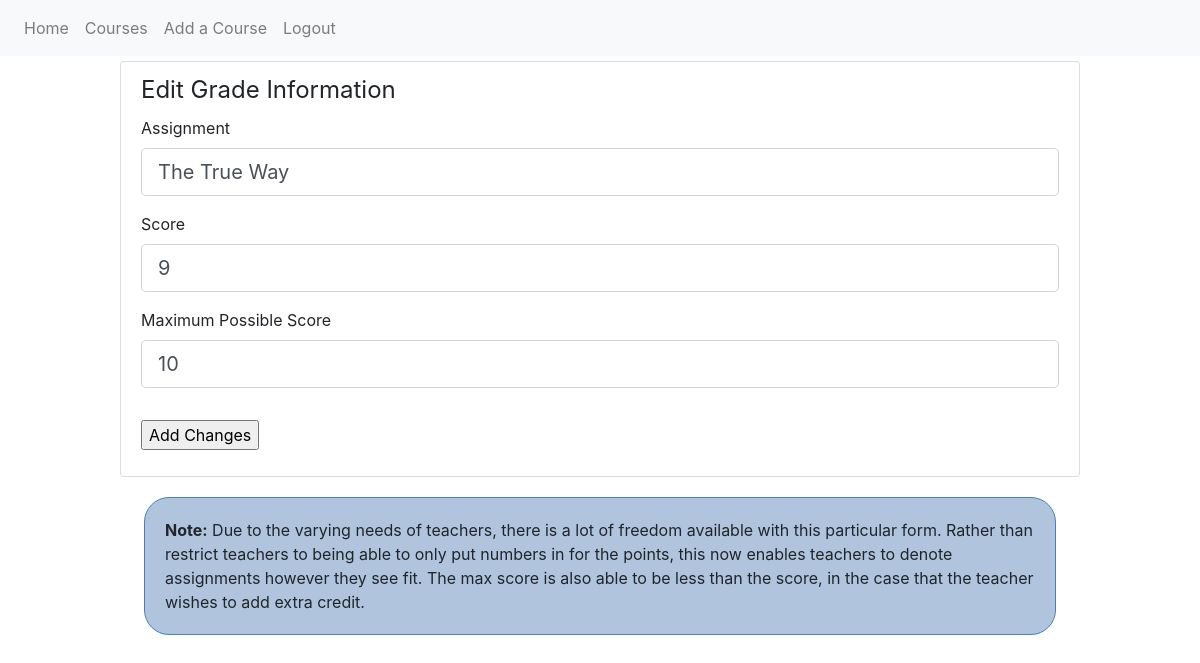
The app's page /course/4/student/10/grade/18/update (signed in) with its own data.
### guide_and_teach/models.py (models this page shows, shortened)
class Grade(db.Model):
    id = db.Column(db.Integer, primary_key=True)
    user_id = db.Column(db.Integer, db.ForeignKey('user.id'))
    student_id = db.Column(db.Integer, db.ForeignKey('student.id'))
    score = db.Column(db.String(15), nullable=False)
    max_score = db.Column(db.String(15), nullable=False)
    assignment = db.Column(db.String(50), nullable=False)

### guide_and_teach/routes.py (the view)
@app.route('/course/<int:course_id>/student/<int:student_id>/grade/<int:grade_id>/update', methods=['GET', 'POST'])
@login_required
def update_grade(student_id, course_id, grade_id):
    grade = Grade.query.get_or_404(grade_id)
    if grade.user != current_user:
        abort(403)
    form = GradeForm()
    if form.validate_on_submit():
        grade.assignment = form.assignment.data
        grade.score = form.score.data
        grade.max_score = form.max_score.data
        db.session.commit()
        flash('Changes have been saved!', 'success')
        return redirect(url_for('single_grade', student_id=student_id, course_id=course_id, grade_id=grade_id))
    elif request.method == 'GET':
        form.assignment.data = grade.assignment
        form.score.data = grade.score
        form.max_score.data = grade.max_score
    return render_template('grade.html', title="Edit Grade Info", form=form, legend='Edit Grade Information')

### guide_and_teach/forms.py
class GradeForm(FlaskForm):
    assignment = StringField('Assignment', validators=[DataRequired()])
    score = StringField('Score', validators=[DataRequired()])
    max_score = StringField('Maximum Possible Score', validators=[DataRequired()])
    submit = SubmitField('Add Changes')

### guide_and_teach/models.py (called while the page is built)
@login_manager.user_loader
def load_user(user_id):
    return User.query.get(int(user_id))

### guide_and_teach/templates/grade.html (shortened to what this page needs)
{% extends "layout.html" %}
{% block content %}
<div class="content-section">
    <form method="POST" action="">
        <fieldset class="form-group">
            <legend>{{ legend }}</legend>
            <div class="form-group">
                {{ form.assignment.label(class="form-control-label") }}
                {% if form.assignment.errors %}
                    {{ form.assignment(class="form-control form-control-lg is-invalid") }}
                    <div class="invalid-feedback">
                        {% for error in form.assignment.errors %}
                            <span>{{ error }}</span>
                        {% endfor %}
                    </div>
                {% else %}
                    {{ form.assignment(class="form-control form-control-lg") }}
                {% endif %}
            </div>
            <div class="form-group">
                {{ form.score.label(class="form-control-label") }}
                {% if form.score.errors %}
                    {{ form.score(class="form-control form-control-lg is-invalid") }}
                    <div class="invalid-feedback">
                        {% for error in form.score.errors %}
                            <span>{{ error }}</span>
                        {% endfor %}
                    </div>
                {% else %}
                    {{ form.score(class="form-control form-control-lg") }}
                {% endif %}
            </div>
            <div class="form-group">
                {{ form.max_score.label(class="form-control-label") }}
                {% if form.max_score.errors %}
                    {{ form.max_score(class="form-control form-control-lg is-invalid") }}
                    <div class="invalid-feedback">
                        {% for error in form.max_score.errors %}
                            <span>{{ error }}</span>
                        {% endfor %}
                    </div>
                {% else %}
                    {{ form.max_score(class="form-control form-control-lg") }}
                {% endif %}
            </div>
        </fieldset>
        <div class="form-group">
            {{ form.submit }}
        </div>
    </form>
</div>
<div class="about">
<p><strong>Note:</strong> Due to the varying needs of teachers, there is a lot of freedom available with this particular form.
    Rather than restrict teachers to being able to only put numbers in for the points, this now enables teachers to denote assignments however they
    see fit. The max score is also able to be less than the score, in the case that the teacher wishes to add extra credit.
    </p>
</div>
{% endblock content %}

### guide_and_teach/static/style.css (style rules this page uses)
p { padding: 10px; margin: 5px; }
.content-section { background: #ffffff; padding: 10px 20px; border: 1px solid #dddddd; border-radius: 3px; margin-bottom: 20px; margin-left: 10%; margin-right: 10%; margin-top: 5px; }
.content-section { background: #ffffff; padding: 10px 20px; border: 1px solid #dddddd; border-radius: 3px; margin-bottom: 20px; }
.about { margin-left: 12%; margin-right: 12%; margin-top: 20px; margin-bottom: 25px; padding: 5px; border: steelblue solid 1px; border-radius: 25px; background-color: lightsteelblue; }

### records on screen
Grade: assignment "The True Way", score "9", max_score "10"

### other values on screen
{{ legend }} "Edit Grade Information"
